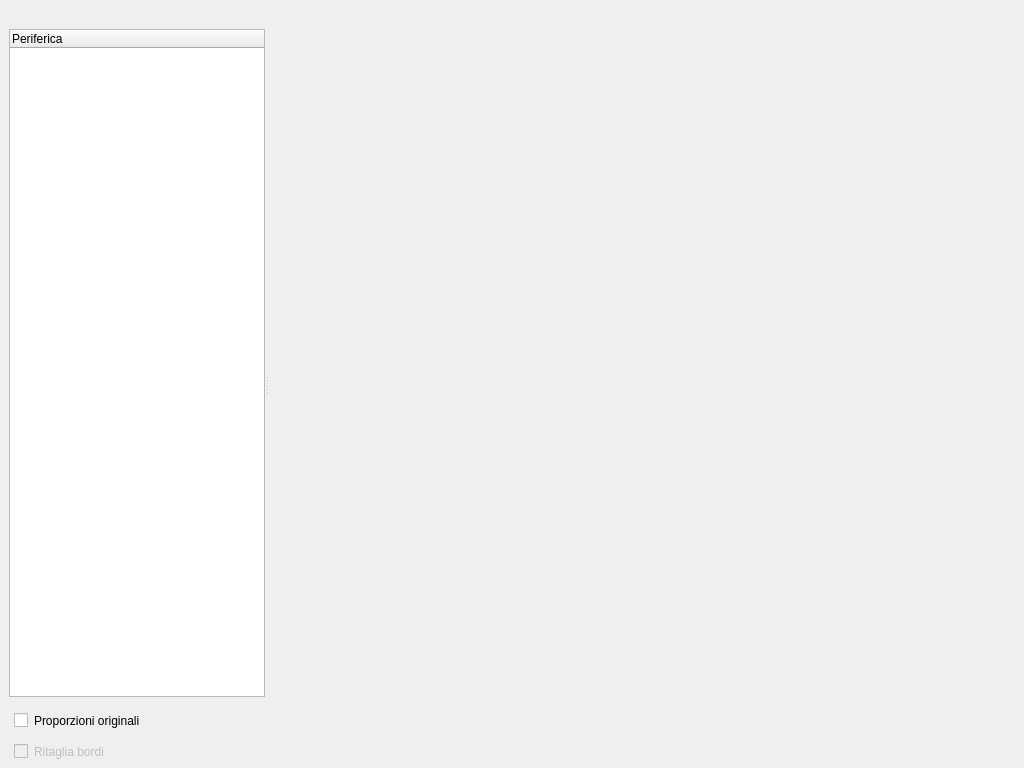
<?xml version="1.0" encoding="UTF-8"?>
<ui version="4.0">
 <class>Frontend</class>
 <widget class="QMainWindow" name="Frontend">
  <property name="geometry">
   <rect>
    <x>0</x>
    <y>0</y>
    <width>1024</width>
    <height>768</height>
   </rect>
  </property>
  <property name="sizePolicy">
   <sizepolicy hsizetype="Expanding" vsizetype="Expanding">
    <horstretch>0</horstretch>
    <verstretch>0</verstretch>
   </sizepolicy>
  </property>
  <property name="minimumSize">
   <size>
    <width>640</width>
    <height>480</height>
   </size>
  </property>
  <property name="windowTitle">
   <string>Stazione di Regia</string>
  </property>
  <widget class="QWidget" name="centralwidget">
   <property name="sizePolicy">
    <sizepolicy hsizetype="Expanding" vsizetype="Expanding">
     <horstretch>0</horstretch>
     <verstretch>0</verstretch>
    </sizepolicy>
   </property>
   <property name="maximumSize">
    <size>
     <width>16000000</width>
     <height>16000000</height>
    </size>
   </property>
   <layout class="QHBoxLayout" name="horizontalLayout">
    <item>
     <widget class="QSplitter" name="splitter">
      <property name="sizePolicy">
       <sizepolicy hsizetype="Expanding" vsizetype="Expanding">
        <horstretch>0</horstretch>
        <verstretch>0</verstretch>
       </sizepolicy>
      </property>
      <property name="orientation">
       <enum>Qt::Horizontal</enum>
      </property>
      <widget class="QWidget" name="layoutWidget">
       <layout class="QVBoxLayout" name="verticalLayout" stretch="1,0">
        <property name="sizeConstraint">
         <enum>QLayout::SetDefaultConstraint</enum>
        </property>
        <item>
         <widget class="QLabel" name="logoLabel">
          <property name="sizePolicy">
           <sizepolicy hsizetype="Fixed" vsizetype="Fixed">
            <horstretch>0</horstretch>
            <verstretch>0</verstretch>
           </sizepolicy>
          </property>
          <property name="text">
           <string/>
          </property>
          <property name="pixmap">
           <pixmap>/usr/local/share/smc/smc_logo.jpg</pixmap>
          </property>
          <property name="alignment">
           <set>Qt::AlignCenter</set>
          </property>
         </widget>
        </item>
        <item>
         <widget class="QTreeWidget" name="DevicesControl">
          <property name="sizePolicy">
           <sizepolicy hsizetype="Expanding" vsizetype="Expanding">
            <horstretch>1</horstretch>
            <verstretch>0</verstretch>
           </sizepolicy>
          </property>
          <property name="minimumSize">
           <size>
            <width>100</width>
            <height>100</height>
           </size>
          </property>
          <property name="maximumSize">
           <size>
            <width>16777215</width>
            <height>16777215</height>
           </size>
          </property>
          <property name="frameShadow">
           <enum>QFrame::Sunken</enum>
          </property>
          <property name="textElideMode">
           <enum>Qt::ElideMiddle</enum>
          </property>
          <property name="indentation">
           <number>5</number>
          </property>
          <column>
           <property name="text">
            <string>Periferica</string>
           </property>
          </column>
         </widget>
        </item>
        <item>
         <widget class="QCheckBox" name="checkAspectRatio">
          <property name="styleSheet">
           <string notr="true">margin: 10px 0 10px 5px</string>
          </property>
          <property name="text">
           <string>Proporzioni originali</string>
          </property>
         </widget>
        </item>
        <item>
         <widget class="QCheckBox" name="checkScaleMode">
          <property name="enabled">
           <bool>false</bool>
          </property>
          <property name="styleSheet">
           <string notr="true">margin-left:5px</string>
          </property>
          <property name="text">
           <string>Ritaglia bordi</string>
          </property>
         </widget>
        </item>
       </layout>
      </widget>
      <widget class="QWidget" name="videoContainer" native="true">
       <property name="sizePolicy">
        <sizepolicy hsizetype="MinimumExpanding" vsizetype="Expanding">
         <horstretch>100</horstretch>
         <verstretch>0</verstretch>
        </sizepolicy>
       </property>
      </widget>
     </widget>
    </item>
   </layout>
  </widget>
 </widget>
 <resources/>
 <connections>
  <connection>
   <sender>checkAspectRatio</sender>
   <signal>toggled(bool)</signal>
   <receiver>checkScaleMode</receiver>
   <slot>setEnabled(bool)</slot>
   <hints>
    <hint type="sourcelabel">
     <x>145</x>
     <y>724</y>
    </hint>
    <hint type="destinationlabel">
     <x>145</x>
     <y>745</y>
    </hint>
   </hints>
  </connection>
 </connections>
</ui>
